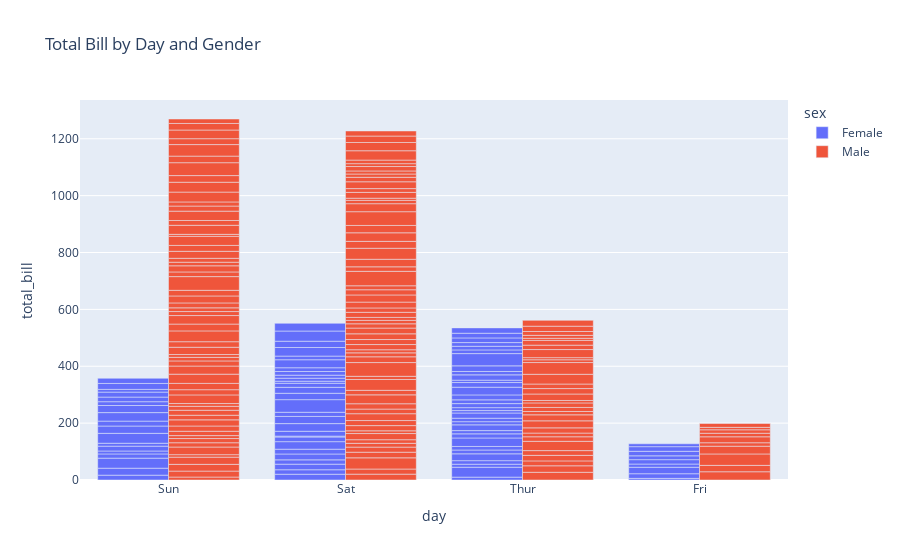

Notebook cell for this chart:
### Code cell
df = px.data.tips()
fig = px.bar(df, x="day", y="total_bill", color="sex", barmode="group", title="Total Bill by Day and Gender")
fig.show()

### Figure 1 — Plotly figure (JSON) as saved in the notebook; plotly's stock layout.template omitted (floating-point values rounded to 4 significant figures; data arrays with more than 128 entries replaced by an {"elided": "..."} marker saying what was removed)
{"data": [{"alignmentgroup": "True", "hovertemplate": "sex=Female<br>day=%{x}<br>total_bill=%{y}<extra></extra>", "legendgroup": "Female", "marker": {"color": "#636efa", "pattern": {"shape": ""}}, "name": "Female", "offsetgroup": "Female", "orientation": "v", "showlegend": true, "textposition": "auto", "type": "bar", "x": ["Sun", "Sun", "Sun", "Sun", "Sun", "Sun", "Sat", "Sat", "Sat", "Sat", "Sat", "Sat", "Sun", "Sun", "Sat", "Sat", "Sat", "Sat", "Sat", "Sat", "Sat", "Thur", "Thur", "Fri", "Fri", "Fri", "Fri", "Fri", "Sat", "Sat", "Sat", "Sat", "Sat", "Sun", "Sun", "Thur", "Thur", "Thur", "Thur", "Thur", "Thur", "Thur", "Thur", "Thur", "Thur", "Thur", "Thur", "Thur", "Thur", "Thur", "Thur", "Thur", "Thur", "Thur", "Thur", "Thur", "Thur", "Sun", "Sun", "Sun", "Sun", "Sun", "Sat", "Sat", "Sun", "Sun", "Sun", "Thur", "Thur", "Thur", "Thur", "Thur", "Thur", "Thur", "Sat", "Sat", "Sat", "Sat", "Sat", "Fri", "Fri", "Fri", "Fri", "Sat", "Sat", "Sat", "Thur"], "xaxis": "x", "y": [16.99, 24.59, 35.26, 14.83, 10.33, 16.97, 20.29, 15.77, 19.65, 15.06, 20.69, 16.93, 10.29, 34.81, 26.41, 16.45, 3.07, 17.07, 26.86, 25.28, 14.73, 10.07, 34.83, 5.75, 16.32, 22.75, 11.35, 15.38, 44.3, 22.42, 20.92, 14.31, 7.25, 25.71, 17.31, 10.65, 12.43, 24.08, 13.42, 12.48, 29.8, 14.52, 11.38, 20.27, 11.17, 12.26, 18.26, 8.51, 10.33, 14.15, 13.16, 17.47, 27.05, 16.43, 8.35, 18.64, 11.87, 29.85, 25.0, 13.39, 16.21, 17.51, 10.59, 10.63, 9.6, 20.9, 18.15, 19.81, 43.11, 13.0, 12.74, 13.0, 16.4, 16.47, 12.76, 13.27, 28.17, 12.9, 30.14, 13.42, 15.98, 16.27, 10.09, 22.12, 35.83, 27.18, 18.78], "yaxis": "y"}, {"alignmentgroup": "True", "hovertemplate": "sex=Male<br>day=%{x}<br>total_bill=%{y}<extra></extra>", "legendgroup": "Male", "marker": {"color": "#EF553B", "pattern": {"shape": ""}}, "name": "Male", "offsetgroup": "Male", "orientation": "v", "showlegend": true, "textposition": "auto", "type": "bar", "x": {"elided": "157 str values"}, "xaxis": "x", "y": {"elided": "157 float values"}, "yaxis": "y"}], "layout": {"barmode": "group", "legend": {"title": {"text": "sex"}, "tracegroupgap": 0}, "title": {"text": "Total Bill by Day and Gender"}, "xaxis": {"anchor": "y", "domain": [0, 1], "title": {"text": "day"}}, "yaxis": {"anchor": "x", "domain": [0, 1], "title": {"text": "total_bill"}}}}
